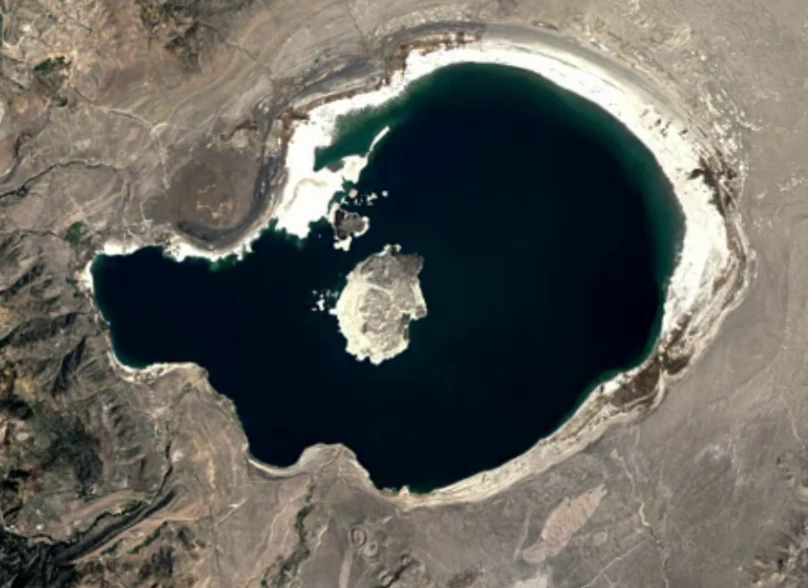
#> input picture frame 37 of mono_lake.mp4, 808 x 588 px
$ python WaterDetection.py
#> lines starting #> are read from the running program, lines starting #| are printed output that depends on the picture; after the words box and inside, x2 and y2 are one past the last pixel; in counts of white or black regions, pixels touching at a corner belong together
import cv2
import numpy as np

input_path = 'mono_lake.mp4'
output_path = 'detected_water.mp4'

cap = cv2.VideoCapture(input_path)
frame_width = int(cap.get(cv2.CAP_PROP_FRAME_WIDTH))
frame_height = int(cap.get(cv2.CAP_PROP_FRAME_HEIGHT))
fps = 15
frame_delay = int(600 / fps)

fourcc = cv2.VideoWriter_fourcc(*'mp4v')
out = cv2.VideoWriter(output_path, fourcc, fps, (frame_width, frame_height))

while cap.isOpened():
    ret, frame = cap.read()
#> frame is the input picture: shape (588, 808, 3); mean B, G, R 92.1, 98.3, 99.3
    if not ret:
        break

    start_time = cv2.getTickCount()
    hsv = cv2.cvtColor(frame, cv2.COLOR_BGR2HSV)
#> hsv: shape (588, 808, 3); mean H, S, V 45.8, 100.5, 107.4

    lower_green = np.array([35, 50, 50])
    upper_green = np.array([85, 255, 255])
    lower_black = np.array([0, 0, 0])
    upper_black = np.array([180, 255, 50])

    mask_green = cv2.inRange(hsv, lower_green, upper_green)
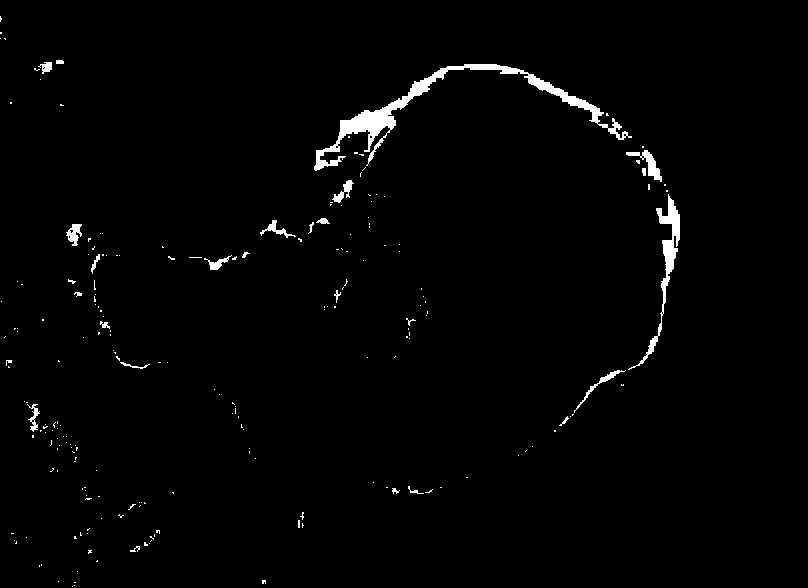
#> mask_green: shape (588, 808); 1.6% white; 216 white regions (191 under 20 px), largest, box (x1, y1, x2, y2) and area: (314, 64, 632, 171) 3571, (628, 194, 680, 370) 1190, (626, 150, 662, 182) 338
    mask_black = cv2.inRange(hsv, lower_black, upper_black)
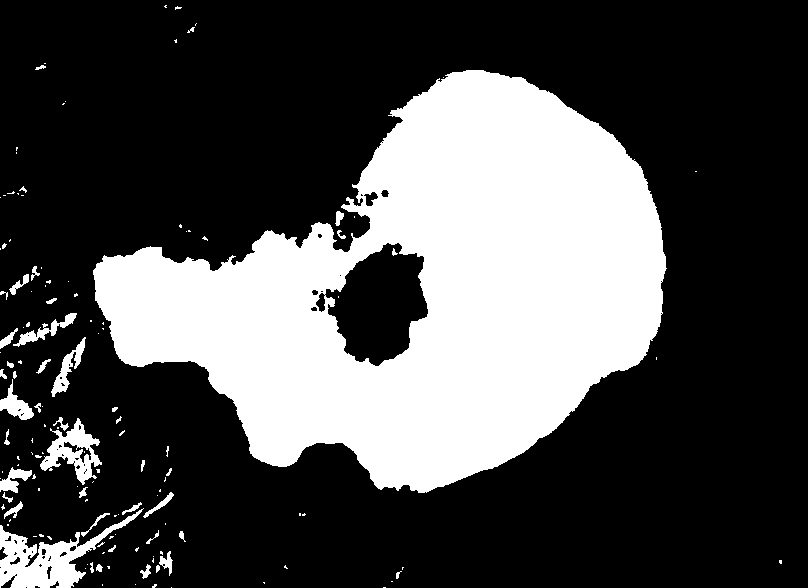
#> mask_black: shape (588, 808); 29.9% white; 139 white regions (95 under 20 px), largest, box (x1, y1, x2, y2) and area: (93, 70, 667, 493) 131933, (0, 508, 144, 588) 3763, (40, 418, 102, 485) 1663
    mask = cv2.bitwise_or(mask_green, mask_black)
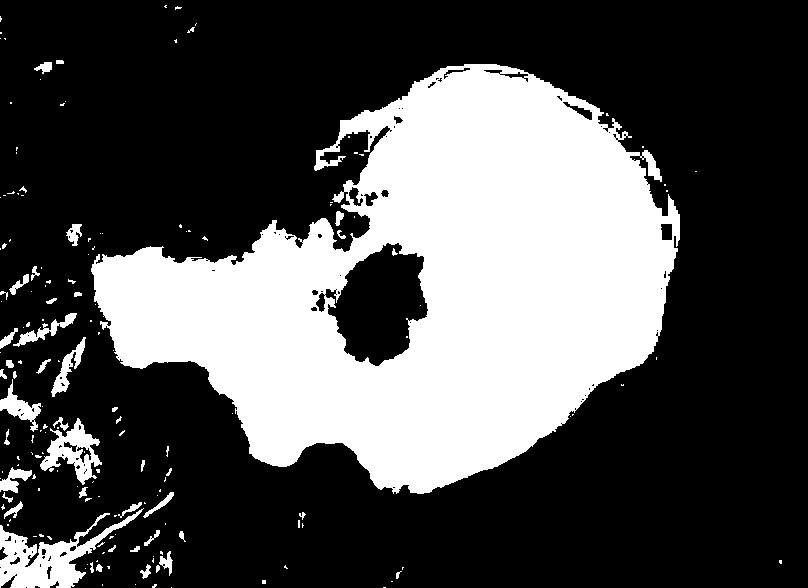
#> mask: shape (588, 808); 31.4% white; 171 white regions (124 under 20 px), largest, box (x1, y1, x2, y2) and area: (91, 64, 680, 494) 138290, (0, 508, 144, 588) 3898, (40, 418, 102, 485) 1690
    result = cv2.bitwise_and(frame, frame, mask=mask)
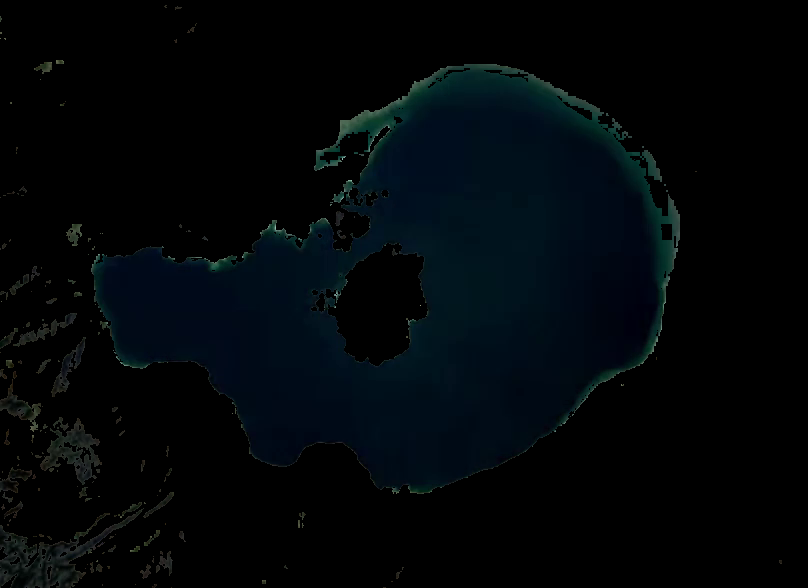
#> result: shape (588, 808, 3); mean B, G, R 8.7, 5.9, 1.5

    out.write(result)

    cv2.imshow('Original', frame)
    cv2.imshow('Detected Water', result)

    end_time = cv2.getTickCount()
    time_elapsed = (end_time - start_time) / cv2.getTickFrequency()
    wait_time = max(1, frame_delay - int(time_elapsed * 1000))

    if cv2.waitKey(wait_time) & 0xFF == ord('q'):
#> (key q is pressed here)
        break

cap.release()
out.release()
cv2.destroyAllWindows()

$ run again, starting later in the video
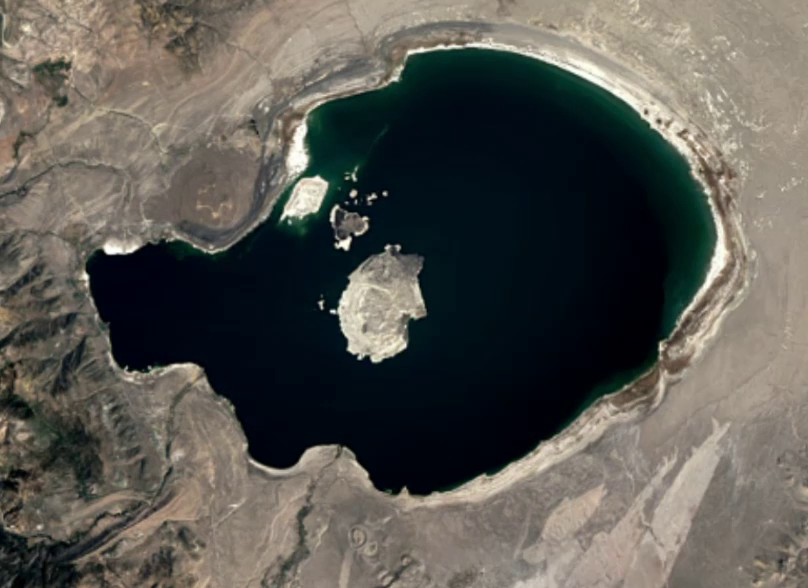
#> input picture frame 168 of mono_lake.mp4, 808 x 588 px
#> frame is the input picture: shape (588, 808, 3); mean B, G, R 82.5, 88.4, 90
#> hsv: shape (588, 808, 3); mean H, S, V 48.8, 111, 97
#> `mask_green = cv2.inRange(hsv, lower_green, upper_green)`:
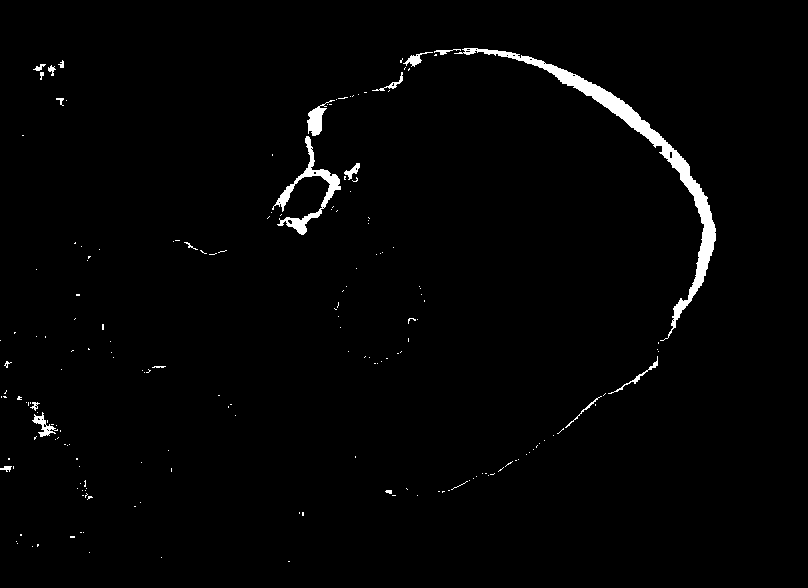
#> mask_green: shape (588, 808); 1.6% white; 188 white regions (167 under 20 px), largest, box (x1, y1, x2, y2) and area: (454, 48, 716, 341) 4428, (272, 136, 341, 235) 1255, (307, 100, 335, 136) 385
#> mask_black: shape (588, 808); 34.9% white; 142 white regions (108 under 20 px), largest, box (x1, y1, x2, y2) and area: (86, 50, 704, 496) 156042, (0, 525, 111, 588) 3857, (30, 417, 102, 485) 2199
#> mask: shape (588, 808); 36.5% white; 132 white regions (96 under 20 px), largest, box (x1, y1, x2, y2) and area: (86, 48, 716, 496) 162872, (0, 525, 111, 588) 3878, (0, 380, 102, 498) 3169
#> `result = cv2.bitwise_and(frame, frame, mask=mask)`:
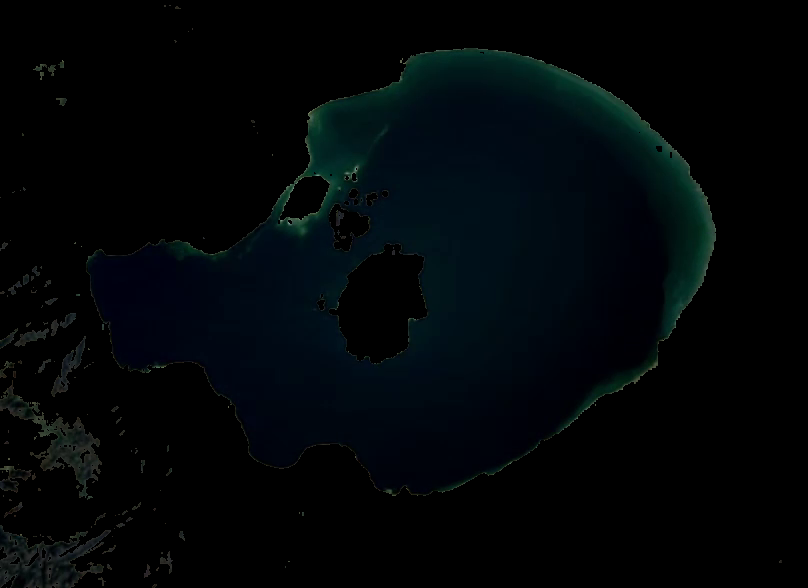
#> result: shape (588, 808, 3); mean B, G, R 7.7, 5.6, 1.3

$ run again, starting later in the video
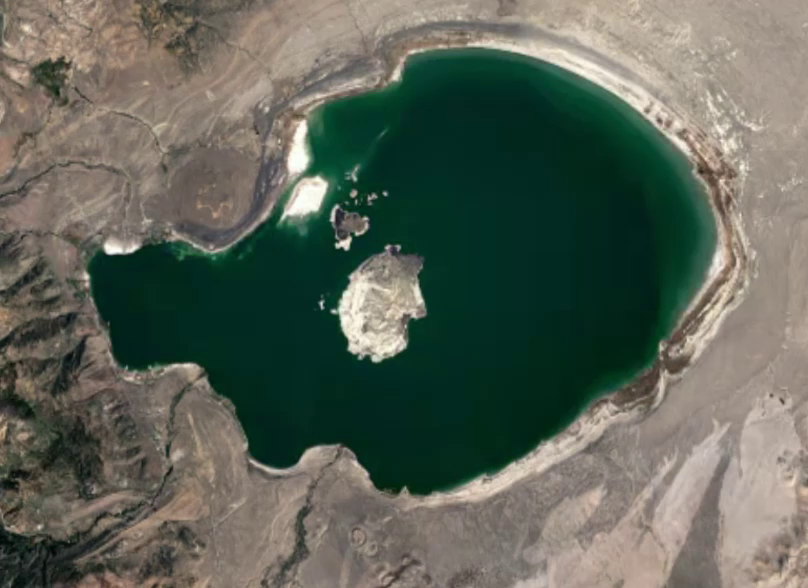
#> input picture frame 299 of mono_lake.mp4, 808 x 588 px
#> frame is the input picture: shape (588, 808, 3); mean B, G, R 88.5, 100.2, 92.9
#> hsv: shape (588, 808, 3); mean H, S, V 39.8, 107, 107.4
#> `mask_green = cv2.inRange(hsv, lower_green, upper_green)`:
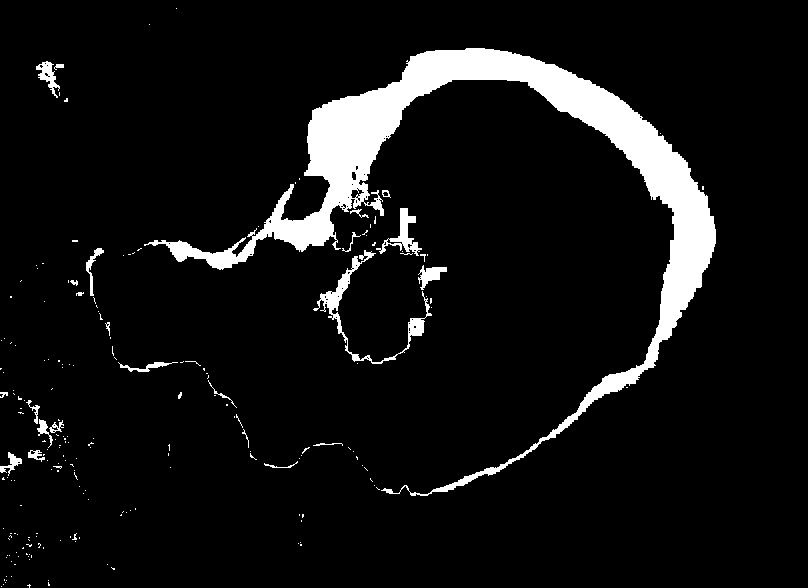
#> mask_green: shape (588, 808); 7.4% white; 202 white regions (178 under 20 px), largest, box (x1, y1, x2, y2) and area: (144, 48, 716, 496) 30575, (313, 250, 432, 364) 1419, (376, 208, 422, 256) 636
#> mask_black: shape (588, 808); 29.3% white; 175 white regions (143 under 20 px), largest, box (x1, y1, x2, y2) and area: (89, 78, 676, 495) 129929, (0, 524, 111, 588) 3572, (37, 416, 102, 485) 1699
#> mask: shape (588, 808); 36.5% white; 139 white regions (106 under 20 px), largest, box (x1, y1, x2, y2) and area: (86, 48, 716, 496) 163014, (0, 524, 111, 588) 3641, (28, 416, 102, 485) 2113
#> `result = cv2.bitwise_and(frame, frame, mask=mask)`:
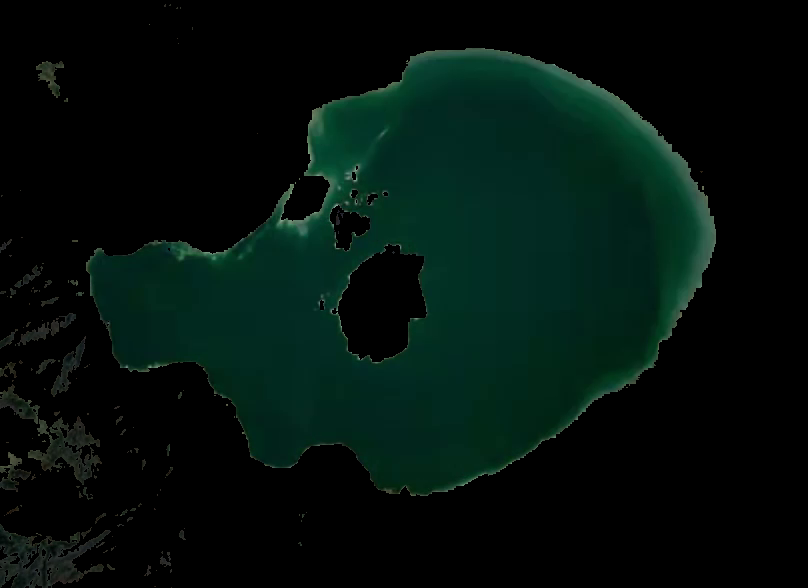
#> result: shape (588, 808, 3); mean B, G, R 12.5, 17.1, 2.8
